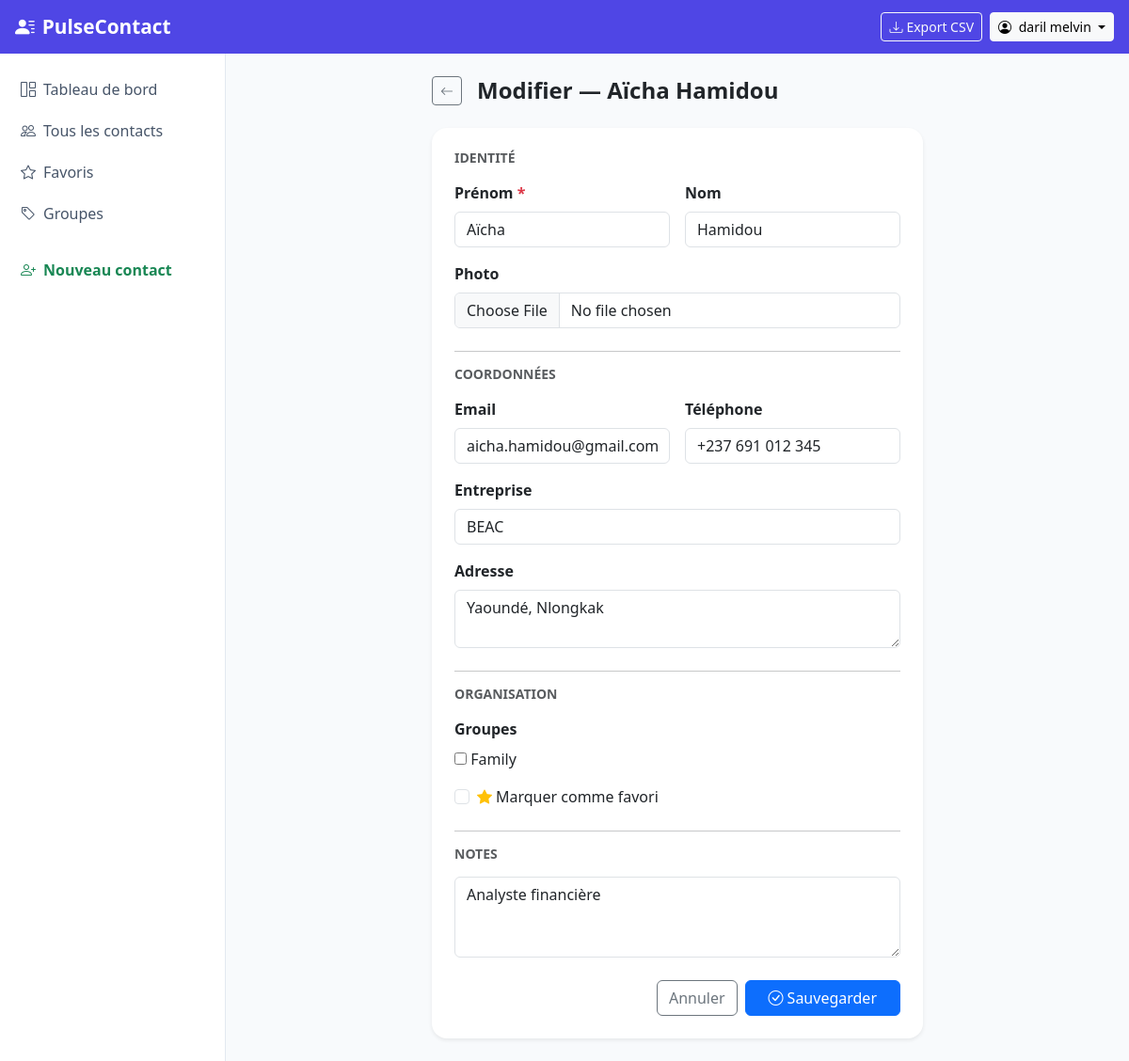
The page /contacts/11/edit/ (signed in) on the database its author committed.
### contacts/models.py (models this page shows, shortened)
class Contact(models.Model):
    objects     = ContactManager()          # exclut les supprimés
    all_objects = models.Manager()          # inclut tout
    user    = models.ForeignKey(User, on_delete=models.CASCADE, related_name='contacts')
    groups  = models.ManyToManyField(ContactGroup, blank=True, related_name='contacts', verbose_name="Groupes")
    first_name  = models.CharField(max_length=100, verbose_name="Prénom")
    last_name   = models.CharField(max_length=100, blank=True, verbose_name="Nom")
    photo       = models.ImageField(upload_to='contacts/', blank=True, null=True, verbose_name="Photo")
    email       = models.EmailField(blank=True, verbose_name="Email")
    phone       = models.CharField(max_length=30, blank=True, verbose_name="Téléphone")
    address     = models.TextField(blank=True, verbose_name="Adresse")
    company     = models.CharField(max_length=150, blank=True, verbose_name="Entreprise")
    notes       = models.TextField(blank=True, verbose_name="Notes")
    is_favorite = models.BooleanField(default=False, verbose_name="Favori")
    is_deleted  = models.BooleanField(default=False)
    deleted_at  = models.DateTimeField(null=True, blank=True)
    created_at  = models.DateTimeField(auto_now_add=True)
    updated_at  = models.DateTimeField(auto_now=True)
    class Meta:
        verbose_name = "Contact"
        verbose_name_plural = "Contacts"
        ordering = ['first_name', 'last_name']
    @property
    def full_name(self):
        return f"{self.first_name} {self.last_name}".strip()

### contacts/views.py (the view)
# urls.py: path('<int:pk>/edit/',    views.contact_update,   name='update'),
@login_required
def contact_update(request, pk):
    contact = get_object_or_404(Contact, pk=pk, user=request.user)
    if request.method == 'POST':
        form = ContactForm(request.POST, request.FILES, instance=contact, user=request.user)
        if form.is_valid():
            form.save()
            messages.success(request, f"Contact « {contact.full_name} » mis à jour.")
            return redirect('contacts:detail', pk=contact.pk)
    else:
        form = ContactForm(instance=contact, user=request.user)
    return render(request, 'contacts/form.html', {
        'form': form,
        'contact': contact,
        'title': f'Modifier — {contact.full_name}',
        'btn_label': 'Sauvegarder',
    })

### contacts/models.py (called while the page is built)
    def __str__(self):
        return self.name

    def get_queryset(self):
        return super().get_queryset().filter(is_deleted=False)

### templates/contacts/form.html (shortened to what this page needs)
{% extends 'base.html' %}
{% block content %}
<div class="row justify-content-center">
  <div class="col-lg-7">
    <div class="d-flex align-items-center gap-3 mb-4">
      <a href="{% url 'contacts:list' %}" class="btn btn-sm btn-outline-secondary">
        <i class="bi bi-arrow-left"></i>
      </a>
      <h4 class="fw-bold mb-0">{{ title }}</h4>
    </div>
    <div class="card border-0 shadow-sm rounded-4">
      <div class="card-body p-4">
        <form method="post" enctype="multipart/form-data" novalidate>
          <h6 class="fw-bold text-muted text-uppercase small mb-3">Identité</h6>
          <div class="row g-3 mb-3">
            <div class="col-6">
              <label class="form-label fw-semibold">{{ form.first_name.label }} <span class="text-danger">*</span></label>
              {{ form.first_name }}
            </div>
            <div class="col-6">
              <label class="form-label fw-semibold">{{ form.last_name.label }}</label>
              {{ form.last_name }}
            </div>
          </div>
          <div class="mb-4">
            <label class="form-label fw-semibold">{{ form.photo.label }}</label>
            {{ form.photo }}
          </div>
          <hr class="my-3">
          <h6 class="fw-bold text-muted text-uppercase small mb-3">Coordonnées</h6>
          <div class="row g-3 mb-3">
            <div class="col-md-6">
              <label class="form-label fw-semibold">{{ form.email.label }}</label>
              {{ form.email }}
            </div>
            <div class="col-md-6">
              <label class="form-label fw-semibold">{{ form.phone.label }}</label>
              {{ form.phone }}
            </div>
          </div>
          <div class="mb-3">
            <label class="form-label fw-semibold">{{ form.company.label }}</label>
            {{ form.company }}
          </div>
          <div class="mb-4">
            <label class="form-label fw-semibold">{{ form.address.label }}</label>
            {{ form.address }}
          </div>
          <hr class="my-3">
          <h6 class="fw-bold text-muted text-uppercase small mb-3">Organisation</h6>
          <div class="mb-3">
            <label class="form-label fw-semibold">Groupes</label>
            <div class="d-flex flex-wrap gap-2">
              {{ form.groups }}
            </div>
          </div>
          <div class="form-check mb-4">
            {{ form.is_favorite }}
            <label class="form-check-label">
              <i class="bi bi-star-fill text-warning me-1"></i>Marquer comme favori
            </label>
          </div>
          <hr class="my-3">
          <h6 class="fw-bold text-muted text-uppercase small mb-3">Notes</h6>
          <div class="mb-4">
            {{ form.notes }}
          </div>
          <div class="d-flex gap-2 justify-content-end">
            <a href="{% url 'contacts:list' %}" class="btn btn-outline-secondary">Annuler</a>
            <button type="submit" class="btn btn-primary px-4">
              <i class="bi bi-check-circle me-1"></i>{{ btn_label }}
            </button>
          </div>
        </form>
      </div>
    </div>
  </div>
</div>
{% endblock %}

### templates/base.html (shortened to what this page needs)
<!DOCTYPE html>
<html lang="fr">
<head>
  <link href="https://cdn.jsdelivr.net/npm/bootstrap@5.3.2/dist/css/bootstrap.min.css" rel="stylesheet">
  <link href="https://cdn.jsdelivr.net/npm/bootstrap-icons@1.11.3/font/bootstrap-icons.css" rel="stylesheet">
</head>
<body>
<nav class="navbar navbar-expand-lg navbar-dark">
  <div class="container-fluid px-3">
    <a class="navbar-brand text-white" href="{% url 'contacts:list' %}">
      <i class="bi bi-person-lines-fill me-2"></i>PulseContact
    </a>
    {% if user.is_authenticated %}
    <div class="ms-auto d-flex align-items-center gap-2">
      <a href="{% url 'contacts:export_csv' %}" class="btn btn-sm btn-outline-light">
        <i class="bi bi-download me-1"></i>Export CSV
      </a>
      <div class="dropdown">
        <button class="btn btn-sm btn-light dropdown-toggle" data-bs-toggle="dropdown">
          <i class="bi bi-person-circle me-1"></i>
          {{ user.get_full_name|default:user.username }}
        </button>
      </div>
    </div>
    {% endif %}
  </div>
</nav>
<div class="d-flex">
  {% if user.is_authenticated %}
  <nav class="sidebar d-none d-lg-block flex-shrink-0">
    <ul class="nav flex-column">
      <li class="nav-item">
        <a href="{% url 'contacts:dashboard' %}"
           class="nav-link {% if request.resolver_match.url_name == 'dashboard' %}active{% endif %}">
          <i class="bi bi-grid-1x2 me-2"></i>Tableau de bord
        </a>
      </li>
      <li class="nav-item">
        <a href="{% url 'contacts:list' %}"
           class="nav-link {% if request.resolver_match.url_name == 'list' %}active{% endif %}">
          <i class="bi bi-people me-2"></i>Tous les contacts
        </a>
      </li>
      <li class="nav-item">
        <a href="{% url 'contacts:list' %}?favorites_only=true"
           class="nav-link">
          <i class="bi bi-star me-2"></i>Favoris
        </a>
      </li>
      <li class="nav-item">
        <a href="{% url 'contacts:groups' %}"
           class="nav-link {% if 'group' in request.resolver_match.url_name %}active{% endif %}">
          <i class="bi bi-tag me-2"></i>Groupes
        </a>
      </li>
      <li class="nav-item mt-3">
        <a href="{% url 'contacts:create' %}" class="nav-link text-success fw-semibold">
          <i class="bi bi-person-plus me-2"></i>Nouveau contact
        </a>
      </li>
    </ul>
  </nav>
  {% endif %}
  <main class="flex-grow-1 p-4">
    {% block content %}{% endblock %}
  </main>
</div>
</body>
</html>

### templates/base.html (style rules this page uses)
:root { --sgc-primary: #4F46E5; --sgc-primary-dark: #3730A3; --sgc-light: #F5F3FF; }
body { background: #F8FAFC; min-height: 100vh; }
.navbar { background: var(--sgc-primary) !important; }
.navbar-brand { font-weight: 700; font-size: 1.3rem; }
.sidebar { width: 240px; min-height: calc(100vh - 56px); background: white; border-right: 1px solid #E2E8F0; padding-top: 1rem; }
.sidebar .nav-link { color: #475569; border-radius: 8px; margin: 2px 8px; padding: 8px 14px; }

### rows shown on the page
Contact: first_name "Aïcha", last_name "Hamidou", email "aicha.hamidou@gmail.com", phone "+237 691 012 345", company "BEAC", address "Yaoundé, Nlongkak", notes "Analyste financière"

### other values the page prints
{{ user.get_full_name|default:user.username }} "daril melvin"
{{ title }} "Modifier — Aïcha Hamidou"
{{ btn_label }} "Sauvegarder"
